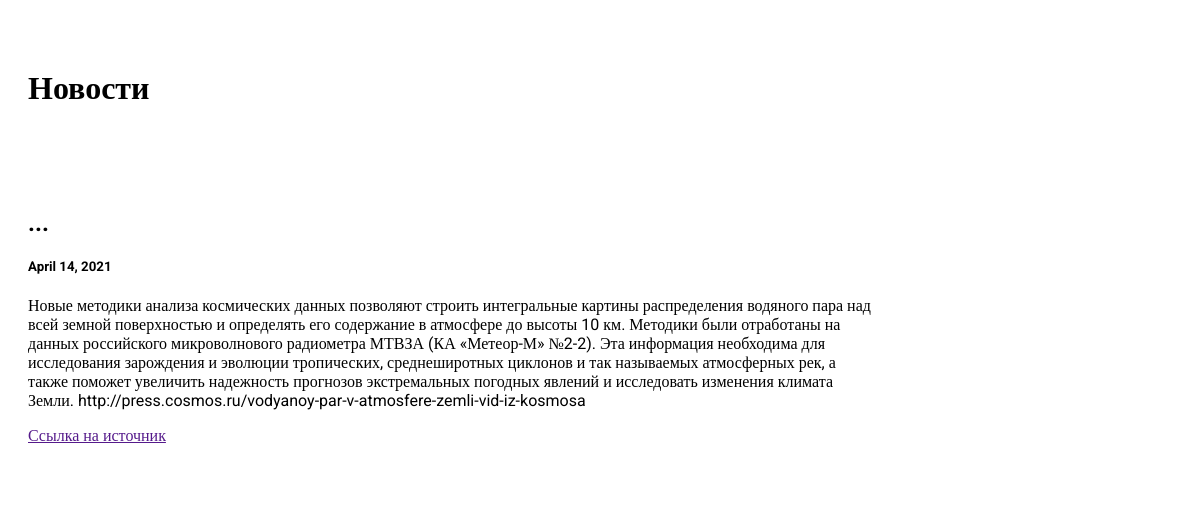
The page /news/ on the database as committed earlier.
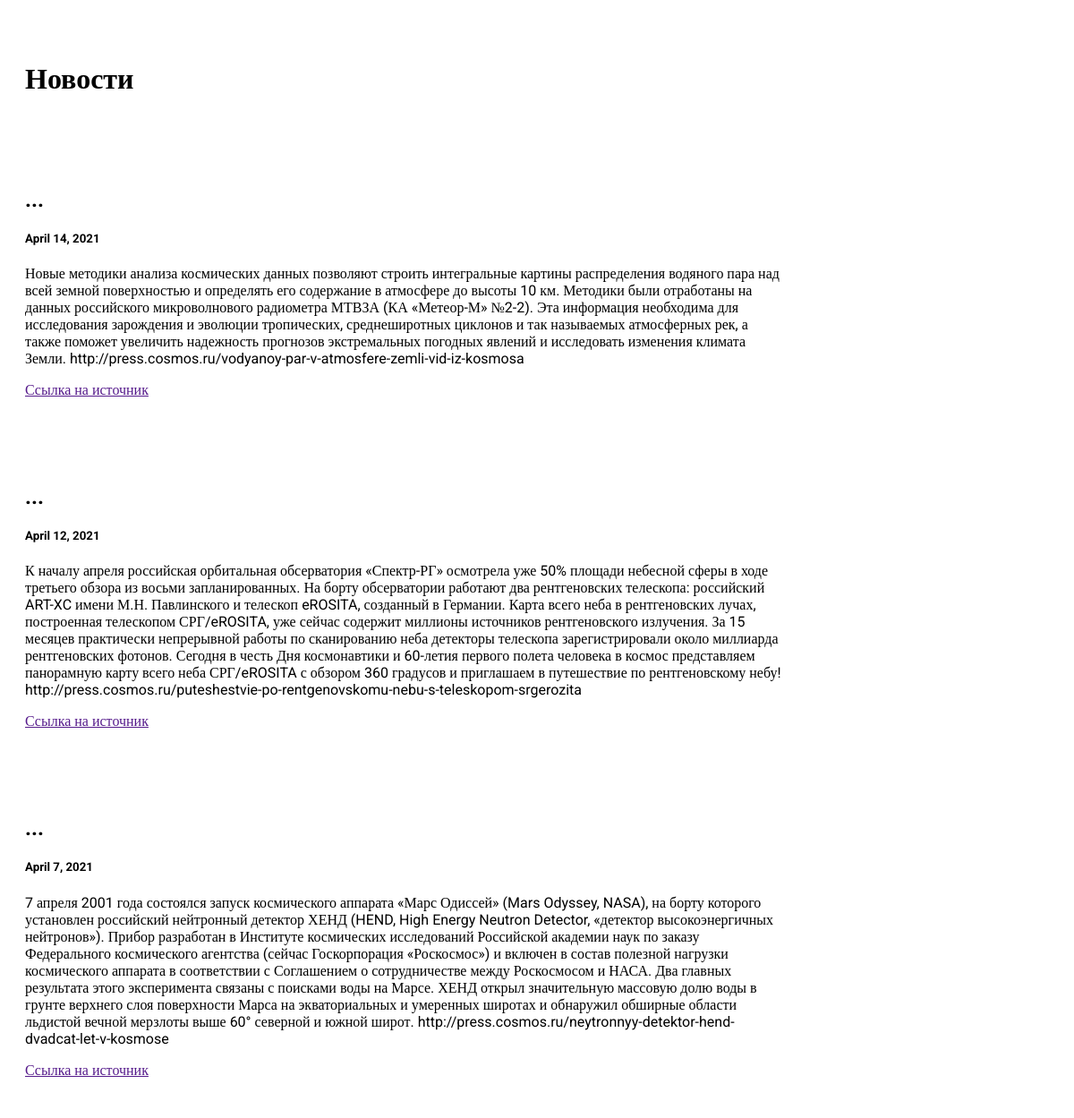
The same page on the database as committed later.
### news/models.py (models this page shows, shortened)
class News(models.Model):
    date = models.DateField()
    name = models.CharField(max_length=300)
    text = models.TextField(max_length=10000)
    link = models.CharField(max_length=500)

### news/views.py (the view)
# urls.py: path('', views.index, name='edu'),
def index(request):
    news = News.objects.order_by('-date').all()
    template = loader.get_template('news/index.html')
    context = {
        'news': news,
    }
    return HttpResponse(template.render(context, request))

### news/templates/news/index.html (shortened to what this page needs)
<!DOCTYPE html>
<html>
<head>
</head>
<body>
<div class="row">
  <div class="leftcolumn">
    <div class="card">
      <h1 style="font-family: 'Roboto'">Новости</h1>
    </div>
    {% for n in news %}
      <div class="card">
        <h2>{{n.name}}...</h2>
        <h5>{{n.date}}</h5>
        <p>{{n.text}}</p>
        <p><a href="{{n.link}}">Ссылка на источник</a><br></p>
      </div>
    {% endfor %}
  </div>
</div>
</body>

Rows that differ between the two databases and show on the page:
added News: date "April 12, 2021", text "К началу апреля российская орбитальная обсерватория «Спектр-РГ» осмотрела уже 50% площади небесной сферы в ходе третьего обзора из восьми запланированных. На борту обсерватории работают два рентгеновских телескопа: российский ART-XC имени М.Н. Павлинского и телескоп eROSITA, созданный в Германии. Карта всего неба в рентгеновских лучах, построенная телескопом СРГ/eROSITA, уже сейчас содержит миллионы источников рентгеновского излучения. За 15 месяцев практически непрерывной работы по сканированию неба детекторы телескопа зарегистрировали около миллиарда рентгеновских фотонов. Сегодня в честь Дня космонавтики и 60-летия первого полета человека в космос представляем панорамную карту всего неба…"
added News: date "April 7, 2021", text "7 апреля 2001 года состоялся запуск космического аппарата «Марс Одиссей» (Mars Odyssey, NASA), на борту которого установлен российский нейтронный детектор ХЕНД (HEND, High Energy Neutron Detector, «детектор высокоэнергичных нейтронов»). Прибор разработан в Институте космических исследований Российской академии наук по заказу Федерального космического агентства (сейчас Госкорпорация «Роскосмос») и включен в состав полезной нагрузки космического аппарата в соответствии с Соглашением о сотрудничестве между Роскосмосом и НАСА. Два главных результата этого эксперимента связаны с поисками воды на Марсе. ХЕНД открыл значительную массовую долю воды в грунте верхнего слоя поверхности Марса на…"
